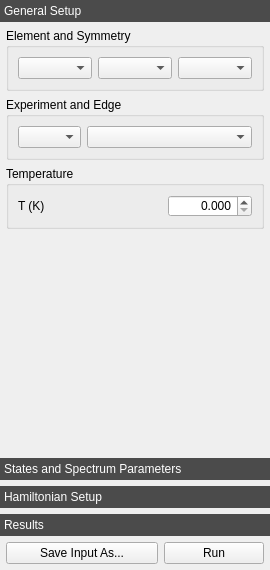
<?xml version="1.0" encoding="UTF-8"?>
<ui version="4.0">
 <class>quantyDockWidget</class>
 <widget class="QDockWidget" name="quantyDockWidget">
  <property name="geometry">
   <rect>
    <x>0</x>
    <y>0</y>
    <width>270</width>
    <height>570</height>
   </rect>
  </property>
  <property name="sizePolicy">
   <sizepolicy hsizetype="MinimumExpanding" vsizetype="Preferred">
    <horstretch>0</horstretch>
    <verstretch>0</verstretch>
   </sizepolicy>
  </property>
  <property name="minimumSize">
   <size>
    <width>270</width>
    <height>300</height>
   </size>
  </property>
  <property name="styleSheet">
   <string notr="true">QToolBox::tab {
    background-color: rgb(75, 75, 75);
    color: white;
}</string>
  </property>
  <property name="features">
   <set>QDockWidget::DockWidgetFloatable|QDockWidget::DockWidgetMovable</set>
  </property>
  <property name="allowedAreas">
   <set>Qt::LeftDockWidgetArea|Qt::RightDockWidgetArea</set>
  </property>
  <property name="windowTitle">
   <string>Quanty</string>
  </property>
  <widget class="QWidget" name="dockWidgetContents">
   <layout class="QVBoxLayout" name="_5">
    <property name="spacing">
     <number>0</number>
    </property>
    <property name="leftMargin">
     <number>0</number>
    </property>
    <property name="topMargin">
     <number>0</number>
    </property>
    <property name="rightMargin">
     <number>0</number>
    </property>
    <property name="bottomMargin">
     <number>0</number>
    </property>
    <item>
     <widget class="QToolBox" name="quantyToolBox">
      <property name="lineWidth">
       <number>0</number>
      </property>
      <property name="tabSpacing">
       <number>6</number>
      </property>
      <widget class="QWidget" name="generalPage">
       <property name="geometry">
        <rect>
         <x>0</x>
         <y>0</y>
         <width>270</width>
         <height>394</height>
        </rect>
       </property>
       <attribute name="label">
        <string>General Setup</string>
       </attribute>
       <layout class="QVBoxLayout" name="_2">
        <property name="leftMargin">
         <number>6</number>
        </property>
        <property name="topMargin">
         <number>0</number>
        </property>
        <property name="rightMargin">
         <number>6</number>
        </property>
        <property name="bottomMargin">
         <number>0</number>
        </property>
        <item>
         <widget class="QGroupBox" name="elementAndSymmetryGroupBox">
          <property name="title">
           <string>Element and Symmetry</string>
          </property>
          <layout class="QHBoxLayout" name="_6">
           <item>
            <widget class="ComboBox" name="elementComboBox">
             <property name="sizePolicy">
              <sizepolicy hsizetype="Ignored" vsizetype="Fixed">
               <horstretch>0</horstretch>
               <verstretch>0</verstretch>
              </sizepolicy>
             </property>
            </widget>
           </item>
           <item>
            <widget class="ComboBox" name="chargeComboBox">
             <property name="sizePolicy">
              <sizepolicy hsizetype="Ignored" vsizetype="Fixed">
               <horstretch>0</horstretch>
               <verstretch>0</verstretch>
              </sizepolicy>
             </property>
            </widget>
           </item>
           <item>
            <widget class="ComboBox" name="symmetryComboBox">
             <property name="sizePolicy">
              <sizepolicy hsizetype="Ignored" vsizetype="Fixed">
               <horstretch>0</horstretch>
               <verstretch>0</verstretch>
              </sizepolicy>
             </property>
            </widget>
           </item>
          </layout>
         </widget>
        </item>
        <item>
         <widget class="QGroupBox" name="experimentGroupBox">
          <property name="title">
           <string>Experiment and Edge</string>
          </property>
          <layout class="QHBoxLayout" name="_8">
           <item>
            <widget class="ComboBox" name="experimentComboBox">
             <property name="sizePolicy">
              <sizepolicy hsizetype="Ignored" vsizetype="Fixed">
               <horstretch>0</horstretch>
               <verstretch>0</verstretch>
              </sizepolicy>
             </property>
            </widget>
           </item>
           <item>
            <widget class="ComboBox" name="edgeComboBox">
             <property name="sizePolicy">
              <sizepolicy hsizetype="Maximum" vsizetype="Fixed">
               <horstretch>0</horstretch>
               <verstretch>0</verstretch>
              </sizepolicy>
             </property>
             <property name="minimumSize">
              <size>
               <width>165</width>
               <height>0</height>
              </size>
             </property>
            </widget>
           </item>
          </layout>
         </widget>
        </item>
        <item>
         <widget class="QGroupBox" name="temperatureGroupBox">
          <property name="title">
           <string>Temperature</string>
          </property>
          <layout class="QHBoxLayout" name="_9">
           <item>
            <layout class="QHBoxLayout" name="temperatureHorizontalLayout">
             <item>
              <widget class="QLabel" name="temperatureLabel">
               <property name="sizePolicy">
                <sizepolicy hsizetype="MinimumExpanding" vsizetype="Preferred">
                 <horstretch>0</horstretch>
                 <verstretch>0</verstretch>
                </sizepolicy>
               </property>
               <property name="text">
                <string>T (K)</string>
               </property>
              </widget>
             </item>
             <item>
              <widget class="QDoubleSpinBox" name="temperatureDoubleSpinBox">
               <property name="alignment">
                <set>Qt::AlignRight|Qt::AlignTrailing|Qt::AlignVCenter</set>
               </property>
               <property name="decimals">
                <number>3</number>
               </property>
               <property name="maximum">
                <double>10000.000000000000000</double>
               </property>
               <property name="singleStep">
                <double>0.100000000000000</double>
               </property>
              </widget>
             </item>
            </layout>
           </item>
          </layout>
         </widget>
        </item>
        <item>
         <spacer name="verticalSpacer">
          <property name="orientation">
           <enum>Qt::Vertical</enum>
          </property>
          <property name="sizeHint" stdset="0">
           <size>
            <width>20</width>
            <height>21</height>
           </size>
          </property>
         </spacer>
        </item>
       </layout>
       <zorder>elementAndSymmetryGroupBox</zorder>
       <zorder>experimentGroupBox</zorder>
       <zorder>temperatureGroupBox</zorder>
       <zorder>verticalSpacer</zorder>
      </widget>
      <widget class="QWidget" name="states">
       <property name="geometry">
        <rect>
         <x>0</x>
         <y>0</y>
         <width>271</width>
         <height>384</height>
        </rect>
       </property>
       <attribute name="label">
        <string>States and Spectrum Parameters</string>
       </attribute>
       <layout class="QVBoxLayout" name="_3">
        <property name="leftMargin">
         <number>6</number>
        </property>
        <property name="topMargin">
         <number>0</number>
        </property>
        <property name="rightMargin">
         <number>6</number>
        </property>
        <property name="bottomMargin">
         <number>0</number>
        </property>
        <item>
         <widget class="QGroupBox" name="groupBox">
          <property name="title">
           <string>Number of Initial States</string>
          </property>
          <layout class="QHBoxLayout" name="horizontalLayout_2">
           <item>
            <layout class="QHBoxLayout" name="nPsisHorizontalLayout">
             <item>
              <widget class="QLabel" name="nPsisLabel">
               <property name="text">
                <string>#Ψ</string>
               </property>
              </widget>
             </item>
             <item>
              <widget class="QDoubleSpinBox" name="nPsisDoubleSpinBox">
               <property name="minimumSize">
                <size>
                 <width>70</width>
                 <height>0</height>
                </size>
               </property>
               <property name="maximumSize">
                <size>
                 <width>70</width>
                 <height>16777215</height>
                </size>
               </property>
               <property name="alignment">
                <set>Qt::AlignRight|Qt::AlignTrailing|Qt::AlignVCenter</set>
               </property>
               <property name="decimals">
                <number>0</number>
               </property>
               <property name="minimum">
                <double>1.000000000000000</double>
               </property>
              </widget>
             </item>
            </layout>
           </item>
          </layout>
         </widget>
        </item>
        <item>
         <widget class="QGroupBox" name="e1GroupBox">
          <property name="title">
           <string>Absorption Energy </string>
          </property>
          <layout class="QVBoxLayout" name="_10">
           <item>
            <layout class="QHBoxLayout" name="e1RangeHorizontalLayout">
             <item>
              <widget class="QLabel" name="e1RangeLabel">
               <property name="sizePolicy">
                <sizepolicy hsizetype="MinimumExpanding" vsizetype="Preferred">
                 <horstretch>0</horstretch>
                 <verstretch>0</verstretch>
                </sizepolicy>
               </property>
               <property name="text">
                <string>Range (eV)</string>
               </property>
              </widget>
             </item>
             <item>
              <widget class="QDoubleSpinBox" name="e1MinDoubleSpinBox">
               <property name="sizePolicy">
                <sizepolicy hsizetype="Minimum" vsizetype="Fixed">
                 <horstretch>0</horstretch>
                 <verstretch>0</verstretch>
                </sizepolicy>
               </property>
               <property name="minimumSize">
                <size>
                 <width>70</width>
                 <height>0</height>
                </size>
               </property>
               <property name="alignment">
                <set>Qt::AlignRight|Qt::AlignTrailing|Qt::AlignVCenter</set>
               </property>
               <property name="decimals">
                <number>1</number>
               </property>
               <property name="minimum">
                <double>-99.000000000000000</double>
               </property>
               <property name="maximum">
                <double>99.000000000000000</double>
               </property>
              </widget>
             </item>
             <item>
              <widget class="QDoubleSpinBox" name="e1MaxDoubleSpinBox">
               <property name="minimumSize">
                <size>
                 <width>70</width>
                 <height>0</height>
                </size>
               </property>
               <property name="alignment">
                <set>Qt::AlignRight|Qt::AlignTrailing|Qt::AlignVCenter</set>
               </property>
               <property name="decimals">
                <number>1</number>
               </property>
               <property name="minimum">
                <double>-99.000000000000000</double>
               </property>
               <property name="maximum">
                <double>99.000000000000000</double>
               </property>
              </widget>
             </item>
            </layout>
           </item>
           <item>
            <layout class="QHBoxLayout" name="e1NPointsHorizontalLayout">
             <item>
              <widget class="QLabel" name="e1NPointslabel">
               <property name="sizePolicy">
                <sizepolicy hsizetype="MinimumExpanding" vsizetype="Preferred">
                 <horstretch>0</horstretch>
                 <verstretch>0</verstretch>
                </sizepolicy>
               </property>
               <property name="text">
                <string>Nunber of Points</string>
               </property>
              </widget>
             </item>
             <item>
              <widget class="QDoubleSpinBox" name="e1NPointsDoubleSpinBox">
               <property name="minimumSize">
                <size>
                 <width>70</width>
                 <height>0</height>
                </size>
               </property>
               <property name="alignment">
                <set>Qt::AlignRight|Qt::AlignTrailing|Qt::AlignVCenter</set>
               </property>
               <property name="decimals">
                <number>0</number>
               </property>
               <property name="maximum">
                <double>10000.000000000000000</double>
               </property>
              </widget>
             </item>
            </layout>
           </item>
           <item>
            <layout class="QHBoxLayout" name="e1GammaHorizontalLayout">
             <item>
              <widget class="QLabel" name="e1GammaLabel">
               <property name="sizePolicy">
                <sizepolicy hsizetype="MinimumExpanding" vsizetype="Preferred">
                 <horstretch>0</horstretch>
                 <verstretch>0</verstretch>
                </sizepolicy>
               </property>
               <property name="text">
                <string>Gamma FWHM (eV)</string>
               </property>
              </widget>
             </item>
             <item>
              <widget class="QDoubleSpinBox" name="e1GammaDoubleSpinBox">
               <property name="minimumSize">
                <size>
                 <width>70</width>
                 <height>0</height>
                </size>
               </property>
               <property name="alignment">
                <set>Qt::AlignRight|Qt::AlignTrailing|Qt::AlignVCenter</set>
               </property>
               <property name="minimum">
                <double>0.010000000000000</double>
               </property>
               <property name="singleStep">
                <double>0.050000000000000</double>
               </property>
              </widget>
             </item>
            </layout>
           </item>
          </layout>
         </widget>
        </item>
        <item>
         <widget class="QGroupBox" name="e2GroupBox">
          <property name="title">
           <string>Energy Transfer</string>
          </property>
          <property name="flat">
           <bool>false</bool>
          </property>
          <property name="checkable">
           <bool>false</bool>
          </property>
          <property name="checked">
           <bool>false</bool>
          </property>
          <layout class="QVBoxLayout" name="_11">
           <item>
            <layout class="QHBoxLayout" name="e2RangeHorizontalLayout">
             <item>
              <widget class="QLabel" name="e2RangeLabel">
               <property name="sizePolicy">
                <sizepolicy hsizetype="MinimumExpanding" vsizetype="Preferred">
                 <horstretch>0</horstretch>
                 <verstretch>0</verstretch>
                </sizepolicy>
               </property>
               <property name="text">
                <string>Range (eV)</string>
               </property>
              </widget>
             </item>
             <item>
              <widget class="QDoubleSpinBox" name="e2MinDoubleSpinBox">
               <property name="minimumSize">
                <size>
                 <width>70</width>
                 <height>0</height>
                </size>
               </property>
               <property name="alignment">
                <set>Qt::AlignRight|Qt::AlignTrailing|Qt::AlignVCenter</set>
               </property>
               <property name="decimals">
                <number>1</number>
               </property>
               <property name="minimum">
                <double>-99.000000000000000</double>
               </property>
               <property name="maximum">
                <double>99.000000000000000</double>
               </property>
              </widget>
             </item>
             <item>
              <widget class="QDoubleSpinBox" name="e2MaxDoubleSpinBox">
               <property name="minimumSize">
                <size>
                 <width>70</width>
                 <height>0</height>
                </size>
               </property>
               <property name="alignment">
                <set>Qt::AlignRight|Qt::AlignTrailing|Qt::AlignVCenter</set>
               </property>
               <property name="decimals">
                <number>1</number>
               </property>
               <property name="minimum">
                <double>-99.000000000000000</double>
               </property>
               <property name="maximum">
                <double>99.000000000000000</double>
               </property>
              </widget>
             </item>
            </layout>
           </item>
           <item>
            <layout class="QHBoxLayout" name="e2NPointsHorizontalLayout">
             <item>
              <widget class="QLabel" name="e2NPointsLabel">
               <property name="sizePolicy">
                <sizepolicy hsizetype="MinimumExpanding" vsizetype="Preferred">
                 <horstretch>0</horstretch>
                 <verstretch>0</verstretch>
                </sizepolicy>
               </property>
               <property name="minimumSize">
                <size>
                 <width>55</width>
                 <height>0</height>
                </size>
               </property>
               <property name="text">
                <string>Nunber of Points</string>
               </property>
              </widget>
             </item>
             <item>
              <widget class="QDoubleSpinBox" name="e2NPointsDoubleSpinBox">
               <property name="minimumSize">
                <size>
                 <width>70</width>
                 <height>0</height>
                </size>
               </property>
               <property name="alignment">
                <set>Qt::AlignRight|Qt::AlignTrailing|Qt::AlignVCenter</set>
               </property>
               <property name="decimals">
                <number>0</number>
               </property>
               <property name="maximum">
                <double>10000.000000000000000</double>
               </property>
              </widget>
             </item>
            </layout>
           </item>
           <item>
            <layout class="QHBoxLayout" name="e2GammaHorizontalLayout">
             <item>
              <widget class="QLabel" name="e2GammaLabel">
               <property name="sizePolicy">
                <sizepolicy hsizetype="MinimumExpanding" vsizetype="Preferred">
                 <horstretch>0</horstretch>
                 <verstretch>0</verstretch>
                </sizepolicy>
               </property>
               <property name="text">
                <string>Gamma FWHM (eV)</string>
               </property>
              </widget>
             </item>
             <item>
              <widget class="QDoubleSpinBox" name="e2GammaDoubleSpinBox">
               <property name="minimumSize">
                <size>
                 <width>70</width>
                 <height>0</height>
                </size>
               </property>
               <property name="alignment">
                <set>Qt::AlignRight|Qt::AlignTrailing|Qt::AlignVCenter</set>
               </property>
               <property name="minimum">
                <double>0.010000000000000</double>
               </property>
               <property name="maximum">
                <double>10.000000000000000</double>
               </property>
               <property name="singleStep">
                <double>0.100000000000000</double>
               </property>
              </widget>
             </item>
            </layout>
           </item>
          </layout>
         </widget>
        </item>
        <item>
         <spacer name="verticalSpacer_2">
          <property name="orientation">
           <enum>Qt::Vertical</enum>
          </property>
          <property name="sizeHint" stdset="0">
           <size>
            <width>20</width>
            <height>149</height>
           </size>
          </property>
         </spacer>
        </item>
       </layout>
      </widget>
      <widget class="QWidget" name="hamiltonianPage">
       <property name="geometry">
        <rect>
         <x>0</x>
         <y>0</y>
         <width>270</width>
         <height>394</height>
        </rect>
       </property>
       <attribute name="label">
        <string>Hamiltonian Setup</string>
       </attribute>
       <layout class="QVBoxLayout" name="verticalLayout">
        <property name="leftMargin">
         <number>0</number>
        </property>
        <property name="topMargin">
         <number>0</number>
        </property>
        <property name="rightMargin">
         <number>0</number>
        </property>
        <property name="bottomMargin">
         <number>0</number>
        </property>
        <item>
         <widget class="QSplitter" name="hamiltonianSplitter">
          <property name="lineWidth">
           <number>0</number>
          </property>
          <property name="orientation">
           <enum>Qt::Vertical</enum>
          </property>
          <property name="handleWidth">
           <number>6</number>
          </property>
          <property name="childrenCollapsible">
           <bool>false</bool>
          </property>
          <widget class="QListView" name="hamiltonianTermsView">
           <property name="toolTip">
            <string>Left-click to display the parameters of a Hamiltonian term.</string>
           </property>
           <property name="frameShape">
            <enum>QFrame::NoFrame</enum>
           </property>
           <property name="tabKeyNavigation">
            <bool>true</bool>
           </property>
           <property name="alternatingRowColors">
            <bool>false</bool>
           </property>
           <property name="isWrapping" stdset="0">
            <bool>false</bool>
           </property>
          </widget>
          <widget class="TreeView" name="hamiltonianParametersView">
           <property name="toolTip">
            <string>Double-click to edit the value or the scaling of a parameter.</string>
           </property>
           <property name="frameShape">
            <enum>QFrame::NoFrame</enum>
           </property>
           <property name="indentation">
            <number>15</number>
           </property>
          </widget>
         </widget>
        </item>
       </layout>
      </widget>
      <widget class="QWidget" name="resultsPage">
       <property name="geometry">
        <rect>
         <x>0</x>
         <y>0</y>
         <width>270</width>
         <height>394</height>
        </rect>
       </property>
       <attribute name="label">
        <string>Results</string>
       </attribute>
       <layout class="QVBoxLayout" name="verticalLayout_2">
        <property name="leftMargin">
         <number>0</number>
        </property>
        <property name="topMargin">
         <number>0</number>
        </property>
        <property name="rightMargin">
         <number>0</number>
        </property>
        <property name="bottomMargin">
         <number>0</number>
        </property>
        <item>
         <widget class="QListView" name="resultsView">
          <property name="sizePolicy">
           <sizepolicy hsizetype="Ignored" vsizetype="Preferred">
            <horstretch>0</horstretch>
            <verstretch>0</verstretch>
           </sizepolicy>
          </property>
          <property name="frameShape">
           <enum>QFrame::NoFrame</enum>
          </property>
          <property name="lineWidth">
           <number>0</number>
          </property>
         </widget>
        </item>
       </layout>
      </widget>
     </widget>
    </item>
    <item>
     <layout class="QHBoxLayout" name="buttonsLayout">
      <property name="spacing">
       <number>6</number>
      </property>
      <property name="leftMargin">
       <number>6</number>
      </property>
      <property name="topMargin">
       <number>6</number>
      </property>
      <property name="rightMargin">
       <number>6</number>
      </property>
      <property name="bottomMargin">
       <number>6</number>
      </property>
      <item>
       <widget class="QPushButton" name="saveInputAsPushButton">
        <property name="sizePolicy">
         <sizepolicy hsizetype="Ignored" vsizetype="Fixed">
          <horstretch>0</horstretch>
          <verstretch>0</verstretch>
         </sizepolicy>
        </property>
        <property name="toolTip">
         <string>Save a Quanty input file</string>
        </property>
        <property name="text">
         <string>Save Input As...</string>
        </property>
        <property name="icon">
         <iconset>
          <normalon>../icons/save.svg</normalon>
         </iconset>
        </property>
        <property name="iconSize">
         <size>
          <width>16</width>
          <height>16</height>
         </size>
        </property>
       </widget>
      </item>
      <item>
       <widget class="QPushButton" name="calculationPushButton">
        <property name="sizePolicy">
         <sizepolicy hsizetype="Maximum" vsizetype="Fixed">
          <horstretch>0</horstretch>
          <verstretch>0</verstretch>
         </sizepolicy>
        </property>
        <property name="minimumSize">
         <size>
          <width>100</width>
          <height>0</height>
         </size>
        </property>
        <property name="toolTip">
         <string>Run Quanty</string>
        </property>
        <property name="text">
         <string>Run</string>
        </property>
        <property name="icon">
         <iconset>
          <normalon>../icons/play.svg</normalon>
         </iconset>
        </property>
        <property name="iconSize">
         <size>
          <width>16</width>
          <height>16</height>
         </size>
        </property>
        <property name="checkable">
         <bool>false</bool>
        </property>
       </widget>
      </item>
     </layout>
    </item>
   </layout>
  </widget>
 </widget>
 <customwidgets>
  <customwidget>
   <class>TreeView</class>
   <extends>QTreeView</extends>
   <header>.views.treeview</header>
  </customwidget>
  <customwidget>
   <class>ComboBox</class>
   <extends>QComboBox</extends>
   <header>.widgets.combobox</header>
  </customwidget>
 </customwidgets>
 <tabstops>
  <tabstop>elementComboBox</tabstop>
  <tabstop>chargeComboBox</tabstop>
  <tabstop>symmetryComboBox</tabstop>
  <tabstop>experimentComboBox</tabstop>
  <tabstop>edgeComboBox</tabstop>
  <tabstop>temperatureDoubleSpinBox</tabstop>
  <tabstop>saveInputAsPushButton</tabstop>
  <tabstop>calculationPushButton</tabstop>
  <tabstop>nPsisDoubleSpinBox</tabstop>
  <tabstop>e1MinDoubleSpinBox</tabstop>
  <tabstop>e1MaxDoubleSpinBox</tabstop>
  <tabstop>e1NPointsDoubleSpinBox</tabstop>
  <tabstop>e1GammaDoubleSpinBox</tabstop>
  <tabstop>e2MinDoubleSpinBox</tabstop>
  <tabstop>e2MaxDoubleSpinBox</tabstop>
  <tabstop>e2NPointsDoubleSpinBox</tabstop>
  <tabstop>e2GammaDoubleSpinBox</tabstop>
  <tabstop>hamiltonianTermsView</tabstop>
  <tabstop>hamiltonianParametersView</tabstop>
  <tabstop>resultsView</tabstop>
 </tabstops>
 <resources/>
 <connections/>
</ui>
